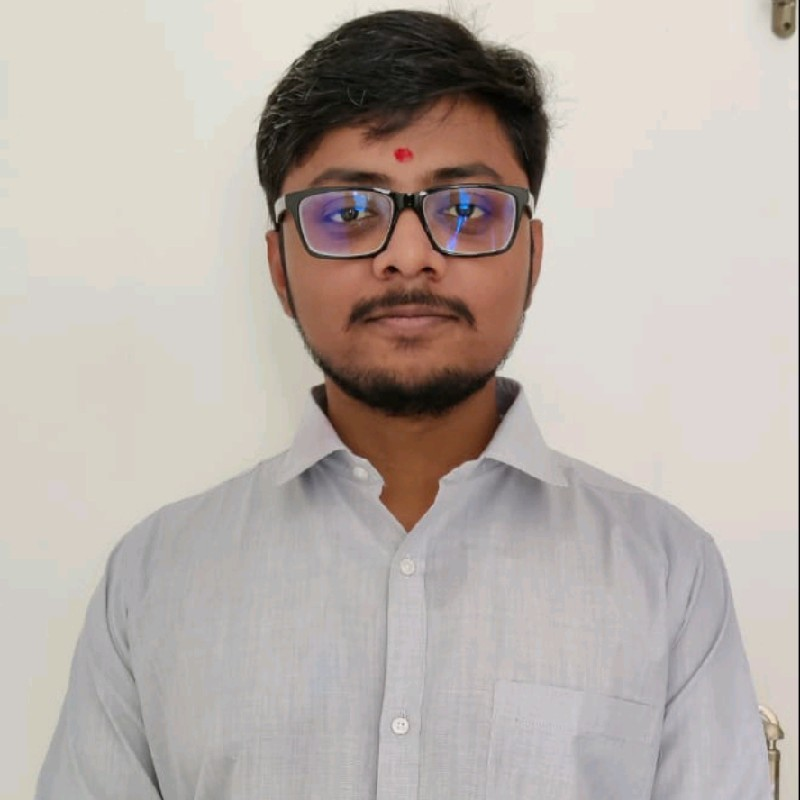
#> input picture images/Nakul_Chamariya.jpeg, 800 x 800 px
$ python background_image.py
#> lines starting #> are read from the running program, lines starting #| are printed output that depends on the picture
from PIL import Image
from pathlib import Path

# Open your original image
original_image = Image.open(Path('images','Nakul_Chamariya.jpeg'))
#> original_image is the input picture: PIL image 800x800 RGB; mean R, G, B 185.7, 176.9, 170.9

# Dimensions for the new image
new_width, new_height = 3500, 5000

# Create a new white image with the specified dimensions
new_image = Image.new('RGB', (new_width, new_height), 'white')
#> new_image: PIL image 3500x5000 RGB; every value is 255

# Get the size of the original image
orig_width, orig_height = original_image.size
#> orig_width = 800; orig_height = 800

# Calculate padding from the right edge
padding_percentage = 0.1
padding_width = int(new_width * padding_percentage)

# Calculate position for the original image (right middle with padding)
x = new_width - orig_width - padding_width
#> x = 2350
y = (new_height - orig_height) // 2
#> y = 2100

# Ensure x is not negative
x = max(x, padding_width)

# Paste the original image onto the new image
new_image.paste(original_image, (x, y))
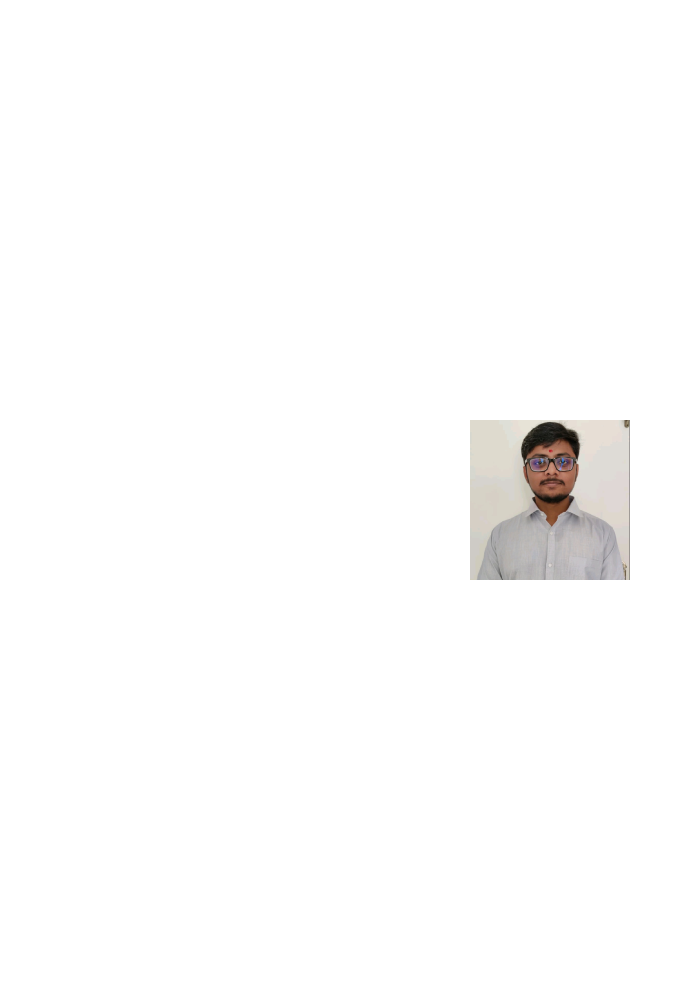
#> new_image: PIL image 3500x5000 RGB (shown at 1/5 size); mean R, G, B 252.5, 252.1, 251.9

# Save the result
new_image.save(Path('images','background.jpg'))

$ run again, with images/nakul.jpg copied over images/Nakul_Chamariya.jpeg
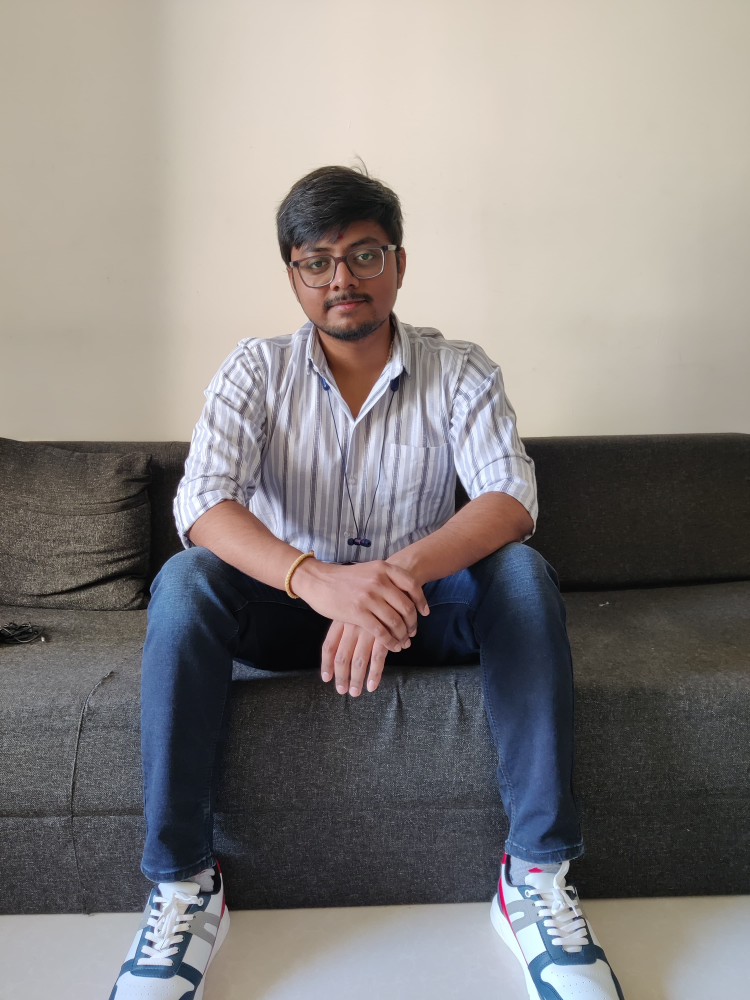
#> input picture images/nakul.jpg, 3000 x 4000 px (shown at 1/4 size)
#> original_image is the input picture: PIL image 3000x4000 RGB; mean R, G, B 135.3, 130.6, 128.1
#> `new_image.paste(original_image, (x, y))`:
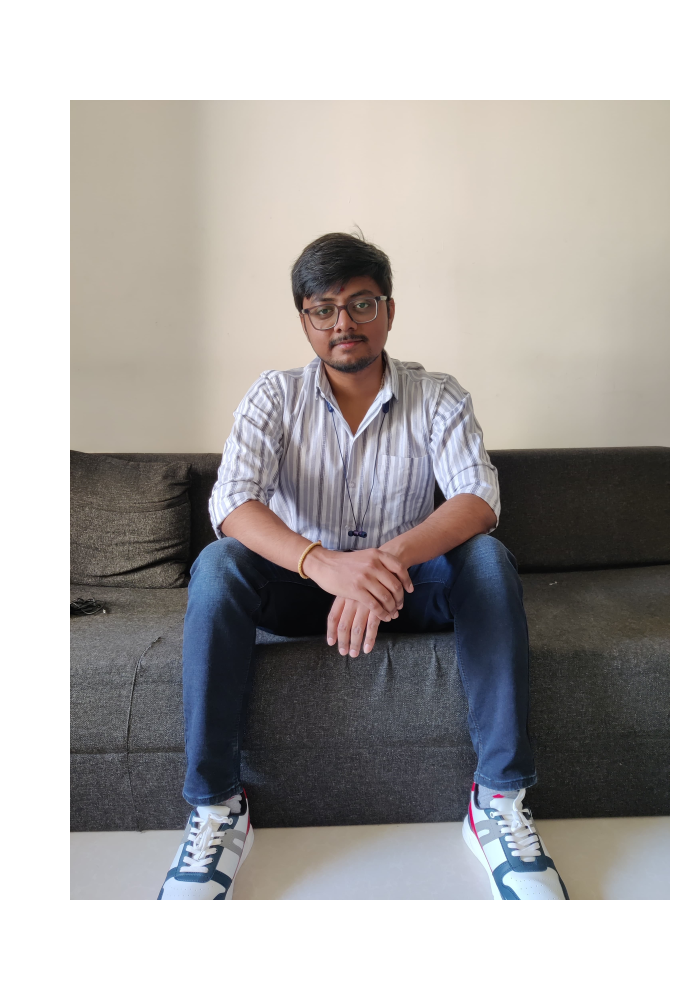
#> new_image: PIL image 3500x5000 RGB (shown at 1/5 size); mean R, G, B 172.9, 169.7, 168
